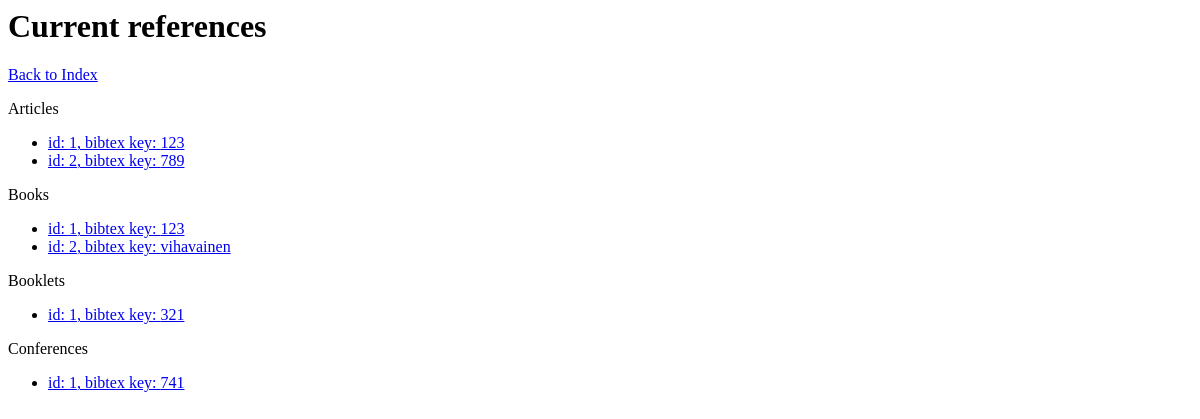
/refs, run on an earlier commit of the app's database.
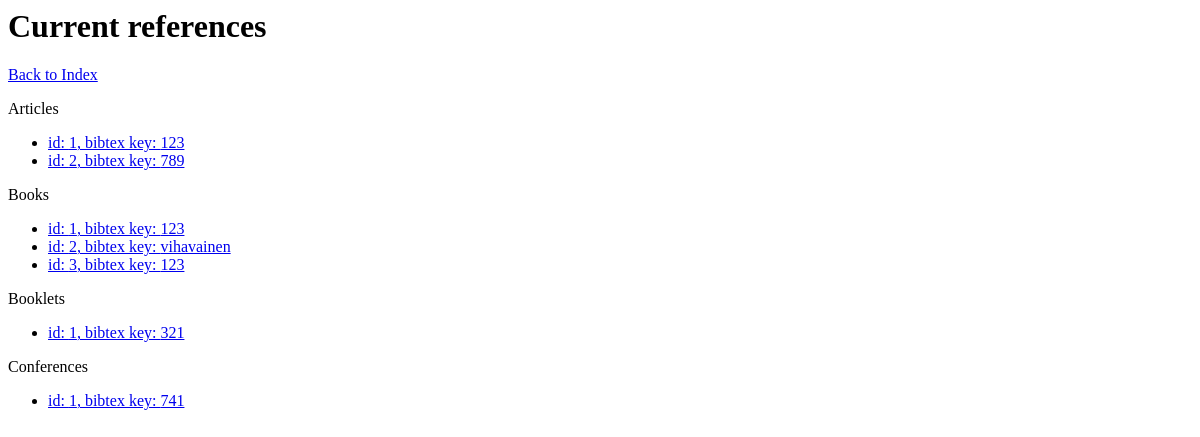
And on a later commit of the database.
### tables this page shows
CREATE TABLE articles (
    id integer primary key autoincrement,
    bibtexkey text not null,
    author text not null,
    title text not null,
    journal text not null,
    year int not null,
    volume int,
    number int,
    pages text,
    month int,
    note text
);

CREATE TABLE books (
    id integer primary key autoincrement,
    bibtexkey text not null,
    title text not null,
    author text, -- joko author tai editor pitää olla
    editor text, -- tarkistus softan puolella?
    publisher text not null,
    year int not null,
    volume int,
    number int,
    series text,
    address text,
    edition text,
    month int,
    note text
);

CREATE TABLE booklets (
    id integer primary key autoincrement,
    bibtexkey text not null,
    title text not null,
    author text,
    howpublished text,
    address text,
    month int,
    year int,
    note text
);

CREATE TABLE conferences (
    id integer primary key autoincrement,
    bibtexkey text not null,
    author text not null,
    title text not null,
    booktitle text not null,
    year int not null,
    editor text,
    volume int,
    number int,
    series text,
    pages text,
    address text,
    month int,
    organization text,
    publisher text,
    note text
);

### hauska/views.py (the view)
@app.route("/refs")
def list_refs():
    db=get_db()
    cur = db.execute('select id, bibtexkey from articles ORDER BY id asc')
    articles = [dict(id=row[0], bibtexkey=row[1]) for row in cur.fetchall()]
    cur = db.execute('select id, bibtexkey from books ORDER BY id asc')
    books = [dict(id=row[0], bibtexkey=row[1]) for row in cur.fetchall()]
    cur = db.execute('select id, bibtexkey from booklets ORDER BY id asc')
    booklets = [dict(id=row[0], bibtexkey=row[1]) for row in cur.fetchall()]
    cur = db.execute('select id, bibtexkey from conferences ORDER BY id asc')
    conferences = [dict(id=row[0], bibtexkey=row[1]) for row in cur.fetchall()]
    cur = db.execute('select id, bibtexkey from inbooks ORDER BY id asc')
    inbooks = [dict(id=row[0], bibtexkey=row[1]) for row in cur.fetchall()]
    cur = db.execute('select id, bibtexkey from incollections ORDER BY id asc')
    incollections = [dict(id=row[0], bibtexkey=row[1]) for row in cur.fetchall()]
    cur = db.execute('select id, bibtexkey from inproceedings ORDER BY id asc')
    inproceedings = [dict(id=row[0], bibtexkey=row[1]) for row in cur.fetchall()]
    cur = db.execute('select id, bibtexkey from manuals ORDER BY id asc')
    manuals = [dict(id=row[0], bibtexkey=row[1]) for row in cur.fetchall()]
    cur = db.execute('select id, bibtexkey from masterstheses ORDER BY id asc')
    masterstheses = [dict(id=row[0], bibtexkey=row[1]) for row in cur.fetchall()]
    cur = db.execute('select id, bibtexkey from miscs ORDER BY id asc')
    miscs = [dict(id=row[0], bibtexkey=row[1]) for row in cur.fetchall()]
    cur = db.execute('select id, bibtexkey from phdtheses ORDER BY id asc')
    phdtheses = [dict(id=row[0], bibtexkey=row[1]) for row in cur.fetchall()]
    cur = db.execute('select id, bibtexkey from proceedings ORDER BY id asc')
    proceedings = [dict(id=row[0], bibtexkey=row[1]) for row in cur.fetchall()]
    cur = db.execute('select id, bibtexkey from techreports ORDER BY id asc')
    techreports = [dict(id=row[0], bibtexkey=row[1]) for row in cur.fetchall()]
    cur = db.execute('select id, bibtexkey from unpublished ORDER BY id asc')
    unpublished = [dict(id=row[0], bibtexkey=row[1]) for row in cur.fetchall()]
    return render_template("refs.html",articles=articles,books=books,booklets=booklets,conferences=conferences,inbooks=inbooks,incollections=incollections,inproceedings=inproceedings,manuals=manuals,masterstheses=masterstheses,miscs=miscs,phdtheses=phdtheses,proceedings=proceedings,techreports=techreports,unpublished=unpublished)

### hauska/__init__.py (called while the page is built)
def connect_db():
    rv = sqlite3.connect(app.config['DATABASE'])
    rv.row_factory = sqlite3.Row
    return rv

def get_db():
    if not hasattr(g, 'sqlite_db'):
        g.sqlite_db = connect_db()
    return g.sqlite_db

### hauska/templates/refs.html (shortened to what this page needs)
<h1>Current references</h1>
<a href="/">Back to Index</a>
{% if articles %}
<p>Articles</p>
<ul>
{% for ref in articles %}
    <li><a href="/article/{{ ref.id }}">id: {{ ref.id }}, bibtex key: {{ ref.bibtexkey }}</a></li>
{% endfor %}
</ul>
{% endif %}
{% if books %}
<p>Books</p>
<ul>
{% for ref in books %}
    <li><a href="/book/{{ ref.id }}">id: {{ ref.id }}, bibtex key: {{ ref.bibtexkey }}</a></li>
{% endfor %}
</ul>
{% endif %}
{% if booklets %}
<p>Booklets</p>
<ul>
{% for ref in booklets %}
    <li><a href="/booklet/{{ ref.id }}">id: {{ ref.id }}, bibtex key: {{ ref.bibtexkey }}</a></li>
{% endfor %}
</ul>
{% endif %}
{% if conferences %}
<p>Conferences</p>
<ul>
{% for ref in conferences %}
    <li><a href="/conference/{{ ref.id }}">id: {{ ref.id }}, bibtex key: {{ ref.bibtexkey }}</a></li>
{% endfor %}
</ul>
{% endif %}

What changed in the data, as far as the page shows it:
added books: id "3", bibtexkey "123"
